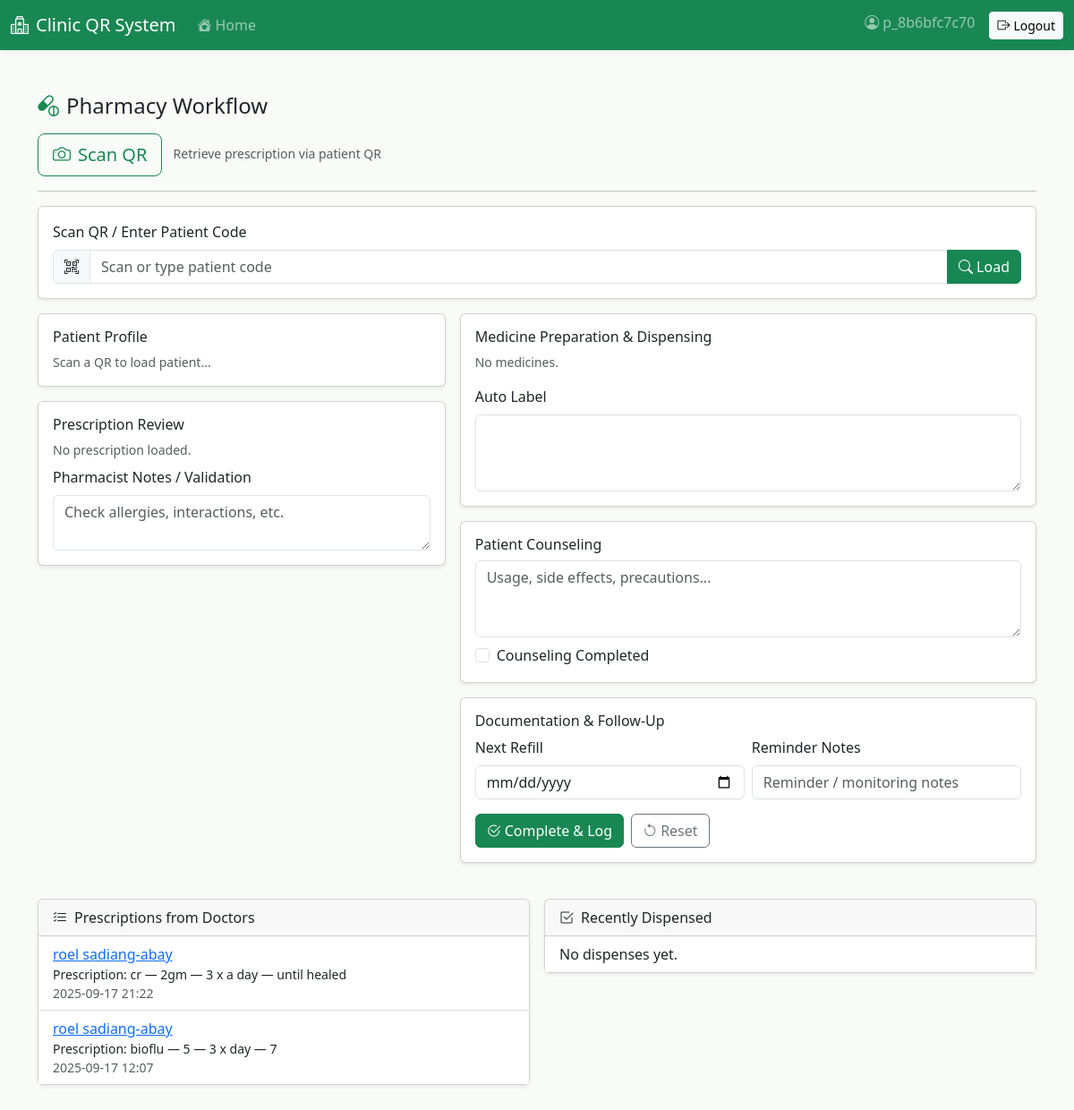
The app's page /dashboard/pharmacy/ (signed in), older data.
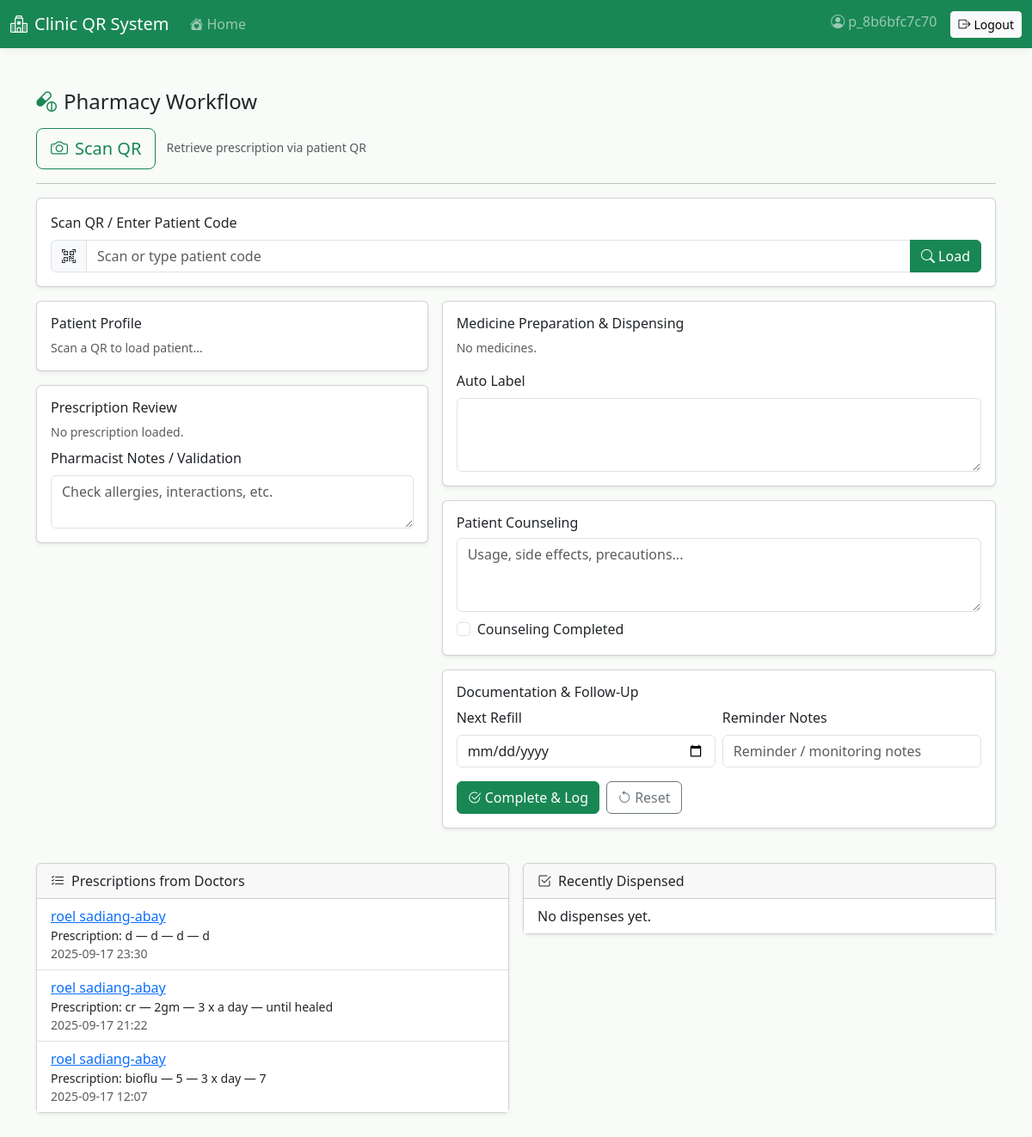
The same page, newer data.
### visits/models.py (models this page shows, shortened)
class Visit(models.Model):
    class Service(models.TextChoices):
        RECEPTION = 'reception', 'Reception/Triage'
        DOCTOR = 'doctor', 'Doctor Consultation'
        LAB = 'lab', 'Laboratory'
        PHARMACY = 'pharmacy', 'Pharmacy'
        VACCINATION = 'vaccination', 'Vaccination/Immunization'
    class Department(models.TextChoices):
        PEDIATRICS = 'Pediatrics', 'Pediatrics (Children’s Health)'
        OBGYN = 'OB-GYN', 'Obstetrics and Gynecology (OB-GYN)'
        CARDIOLOGY = 'Cardiology', 'Cardiology (Heart Care)'
        RADIOLOGY = 'Radiology', 'Radiology'
        SURGERY = 'Surgery', 'Surgery'
        DERMATOLOGY = 'Dermatology', 'Dermatology (Skin Care)'
        ENT = 'ENT', 'ENT (Ear, Nose, Throat)'
    patient = models.ForeignKey('patients.Patient', on_delete=models.CASCADE, related_name='visits')
    service = models.CharField(max_length=20, choices=Service.choices)
    notes = models.TextField(blank=True)
    class Status(models.TextChoices):
        QUEUED = 'queued', 'Queued'
        CLAIMED = 'claimed', 'Claimed'
        IN_PROCESS = 'in_process', 'In Process'
        DONE = 'done', 'Done'
    status = models.CharField(max_length=16, choices=Status.choices, default=Status.QUEUED)
    queue_number = models.PositiveIntegerField(null=True, blank=True)
    department = models.CharField(max_length=32, choices=Department.choices, blank=True)
    claimed_by = models.ForeignKey(settings.AUTH_USER_MODEL, on_delete=models.SET_NULL, null=True, blank=True, related_name='claimed_reception_visits')
    claimed_at = models.DateTimeField(null=True, blank=True)
    assigned_to = models.ForeignKey(settings.AUTH_USER_MODEL, on_delete=models.SET_NULL, null=True, blank=True, related_name='assigned_visits')
    doctor_arrived = models.BooleanField(default=False)
    doctor_status = models.CharField(max_length=16, blank=True, default='')  # '', ready_to_consult, not_done, finished
    symptoms = models.TextField(blank=True)
    diagnosis = models.TextField(blank=True)
    prescription_notes = models.TextField(blank=True)
    doctor_done = models.BooleanField(default=False)
    doctor_done_at = models.DateTimeField(null=True, blank=True)
    lab_tests = models.TextField(blank=True)
    lab_test_type = models.CharField(max_length=50, blank=True)
    lab_claimed_by = models.ForeignKey(settings.AUTH_USER_MODEL, on_delete=models.SET_NULL, null=True, blank=True, related_name='claimed_lab_visits')
    lab_claimed_at = models.DateTimeField(null=True, blank=True)
    lab_arrived = models.BooleanField(default=False)
    lab_results = models.TextField(blank=True)
    lab_completed = models.BooleanField(default=False)
    lab_completed_at = models.DateTimeField(null=True, blank=True)
    medicines = models.TextField(blank=True)
    dispensed = models.BooleanField(default=False)
    dispensed_at = models.DateTimeField(null=True, blank=True)
    vaccine_type = models.CharField(max_length=100, blank=True)
    vaccine_dose = models.CharField(max_length=50, blank=True)
    vaccination_date = models.DateField(null=True, blank=True)
    timestamp = models.DateTimeField(auto_now_add=True)
    created_by = models.ForeignKey(settings.AUTH_USER_MODEL, on_delete=models.SET_NULL, null=True, blank=True)
    doctor_user = models.ForeignKey(settings.AUTH_USER_MODEL, on_delete=models.SET_NULL, null=True, blank=True, related_name='doctor_visits')
    service_type = models.ForeignKey('visits.ServiceType', on_delete=models.SET_NULL, null=True, blank=True, help_text='Specific service type selected')

### patients/models.py (models this page shows, shortened)
class Patient(models.Model):
    user = models.OneToOneField(User, on_delete=models.SET_NULL, null=True, blank=True, related_name='patient_profile')
    full_name = models.CharField(max_length=255)
    age = models.PositiveIntegerField(validators=[MinValueValidator(0)])
    address = models.TextField()
    contact = models.CharField(max_length=50)
    email = models.EmailField(unique=True)
    patient_code = models.CharField(max_length=20, unique=True)
    qr_code = models.ImageField(upload_to='qr_codes/', blank=True, null=True)
    must_change_password = models.BooleanField(default=False)
    created_at = models.DateTimeField(auto_now_add=True)

### dashboard/views.py (the view)
# urls.py: path('pharmacy/', views.pharmacy_dashboard, name='dashboard_pharmacy'),
@login_required
def pharmacy_dashboard(request):
    prescriptions = (Visit.objects
                     .filter(service='doctor')
                     .exclude(prescription_notes='')
                     .order_by('-timestamp'))
    dispensed = (Visit.objects
                 .filter(service='pharmacy')
                 .order_by('-timestamp')[:50])
    return render(request, 'dashboard/pharmacy.html', {'prescriptions': prescriptions, 'dispensed': dispensed})

### dashboard/templates/dashboard/pharmacy.html (shortened to what the changed rows need)
{% extends 'base.html' %}
{% block content %}
<div class="row g-3 mt-4">
  <div class="col-md-6">
    <div class="card shadow-sm">
      <div class="card-body p-0">
        <ul class="list-group list-group-flush">
          {% for v in prescriptions %}
            <li class="list-group-item">
              <a href="/patients/{{ v.patient.id }}/">{{ v.patient.full_name }}</a>
              <div class="small">Prescription: {{ v.prescription_notes|default:'-' }}</div>
              <div class="small text-muted">{{ v.timestamp|date:'Y-m-d H:i' }}</div>
            </li>
          {% empty %}
            <li class="list-group-item">No prescriptions.</li>
          {% endfor %}
        </ul>
      </div>
    </div>
  </div>
</div>
{% endblock %}

Row changes from the older to the newer data that the page shows:
added Visit: patient.full_name "roel sadiang-abay", prescription_notes "d — d — d — d", timestamp "2025-09-17 23:30"
